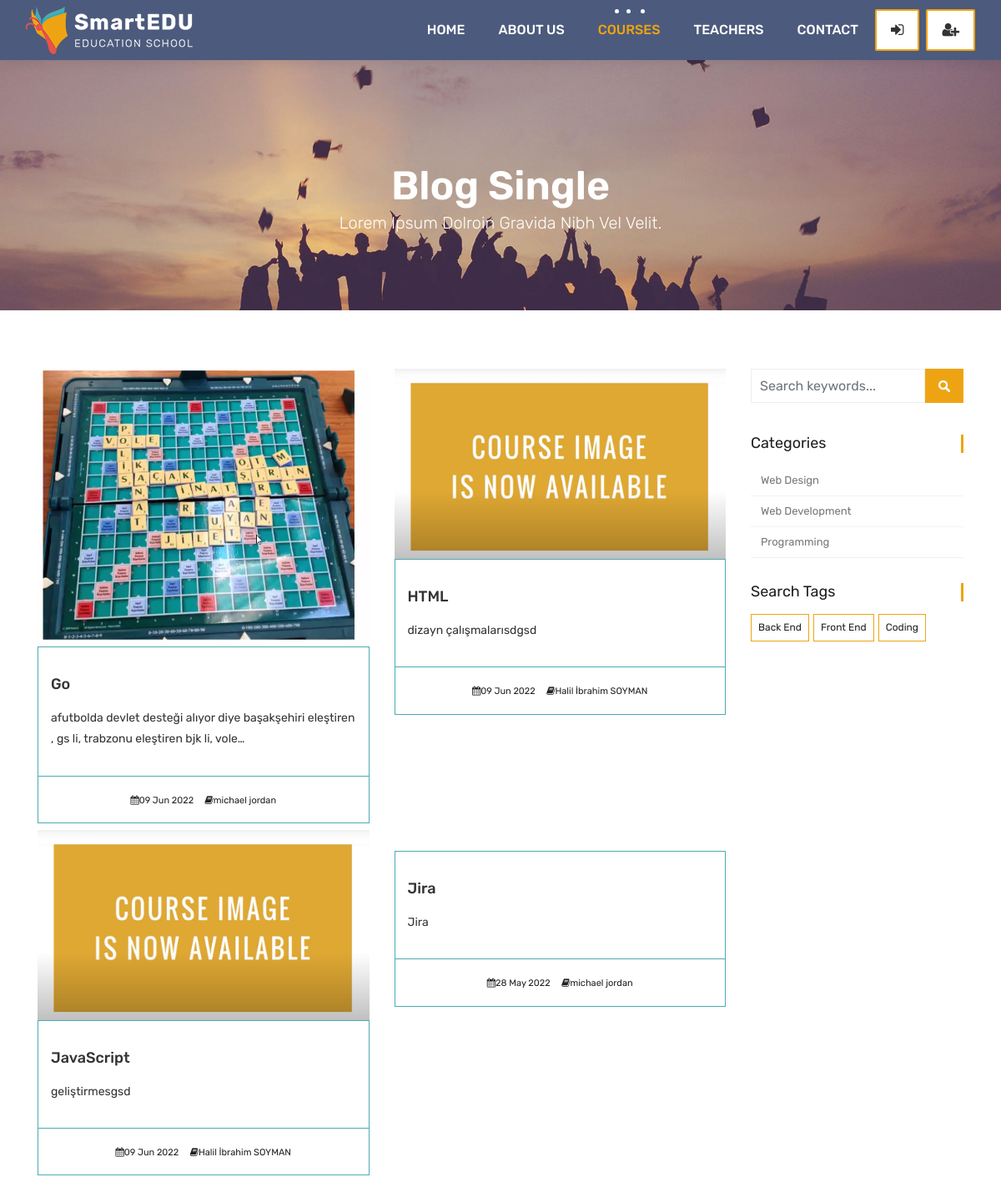
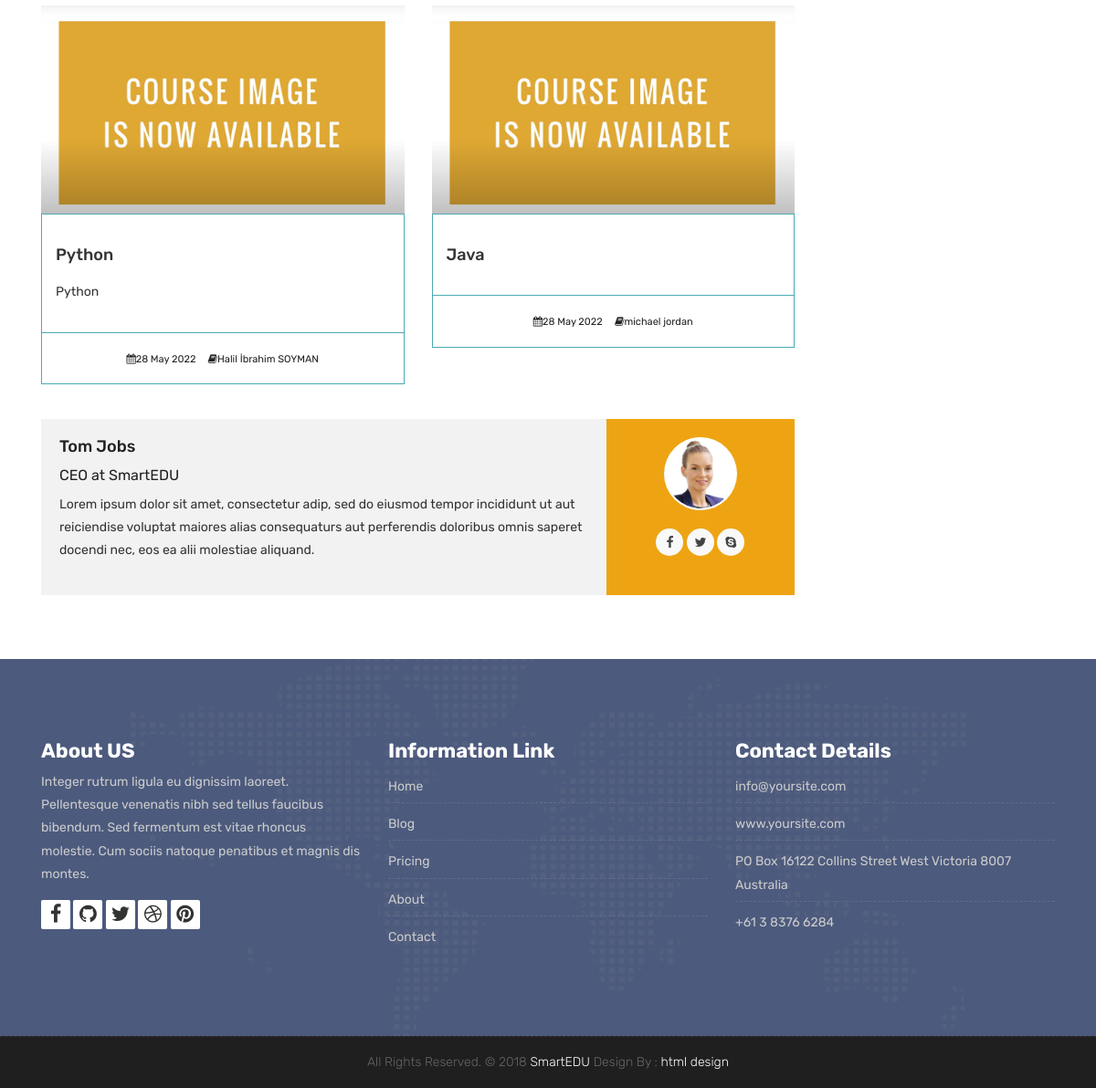
Page /courses/ on the committed database (2 pictures, top to bottom).
### courses/models.py (models this page shows, shortened)
class Course(models.Model):
    teacher = models.ForeignKey(Teacher, null=True, on_delete=models.CASCADE)
    name = models.CharField(max_length=100, unique=True, verbose_name= "Kurs Adı", help_text= "Kurs adını yazınız")
    category = models.ForeignKey(Category, null=True, on_delete=models.DO_NOTHING)
    tags = models.ManyToManyField(Tag, null=True, blank=True)
    students = models.ManyToManyField(User, blank=True, related_name='courses_joined')
    description = models.TextField(blank=True, null=True)
    image = models.ImageField(upload_to= "media/%Y %m %d/", default="media/courseisnot.png")
    date = models.DateTimeField(auto_now=True)
    available = models.BooleanField(default=True)

class Category(models.Model):
    name = models.CharField(max_length=50, null=True)
    slug = models.SlugField(max_length=50, unique=True, null=True)
    def __str__(self):
        return self.name

class Tag(models.Model):
    name = models.CharField(max_length=50, null=True)
    slug = models.SlugField(max_length=50, unique=True, null=True)

### teachers/models.py (models this page shows)
class Teacher(models.Model):
    name = models.CharField(max_length=50)
    title = models.CharField(max_length=50)
    description = models.TextField(blank=True)
    image = models.ImageField(upload_to= "media/%Y %m %d/")
    facebook = models.URLField(max_length=100, blank=True)
    twitter = models.URLField(max_length=100, blank=True)
    linkedin = models.URLField(max_length=100, blank=True)
    youtube = models.URLField(max_length=100, blank=True)
    def __str__(self):
        return self.name

### courses/views.py (the view)
# urls.py: path('', course_list, name = "courses"),
def course_list(request, category_slug=None, tag_slug=None):
    category_page = None
    tag_page = None
    categories = categories = Category.objects.all()
    tags = Tag.objects.all()
    current_user = request.user
    if category_slug != None:
        category_page = get_object_or_404(Category, slug=category_slug)
        courses = Course.objects.filter(available=True, category= category_page)
    elif tag_slug != None:
        tag_page = get_object_or_404(Tag, slug=tag_slug)
        courses = Course.objects.filter(available=True, tags=tag_page)
    else:
        if current_user.is_authenticated:
            enrolled_courses = current_user.courses_joined.all()
            courses = Course.objects.all().order_by('-date')
            for course in enrolled_courses:
                courses = courses.exclude(id = course.id)
        else:
            courses = Course.objects.all().order_by('-date')
    context = {
        'courses': courses,
        'categories': categories,
        'tags':tags
    }
    return render(request, 'courses.html', context)

### templates/courses.html
{% extends 'partials/_base.html' %}
{% load static %}
{% block content %}
	<div class="all-title-box">
		<div class="container text-center">
			<h1>Blog Single<span class="m_1">Lorem Ipsum dolroin gravida nibh vel velit.</span></h1>
		</div>
	</div>
    <div id="overviews" class="section wb">
        <div class="container">
            <div class="row">
                <div class="col-lg-9 blog-post-single">
                    <div class="row">
                        {% for course in courses  %}
                        <div class="col-lg-6 col-md-6 col-12 mb-2">
                            <div class="course-item">
                                <div class="image-blog">
                                    <img src="{{ course.image.url }}" alt="" class="img-fluid">
                                </div>
                                <div class="course-br">
                                    <div class="course-title">
                                        <h2><a href="{% url 'course_detail' course.category.slug course.id %}" title="">{{ course.name }}</a></h2>
                                    </div>
                                    <div class="course-desc">
                                        <p>{{ course.description | truncatechars:100 }}</p>
                                    </div>
                                </div>
                                <div class="course-meta-bot">
                                    <ul>
                                        <li><i class="fa fa-calendar" aria-hidden="true"></i>{{course.date|date:"d M Y"}}</li>
                                        <li><i class="fa fa-book" aria-hidden="true"></i>{{course.teacher}}</li>
                                    </ul>
                                </div>
                            </div>
                        </div>
                        {% endfor %}
                    </div>
					<div class="blog-author">
						<div class="author-bio">
							<h3 class="author_name"><a href="#">Tom Jobs</a></h3>
							<h5>CEO at <a href="#">SmartEDU</a></h5>
							<p class="author_det">
								Lorem ipsum dolor sit amet, consectetur adip, sed do eiusmod tempor incididunt  ut aut reiciendise voluptat maiores alias consequaturs aut perferendis doloribus omnis saperet docendi nec, eos ea alii molestiae aliquand.
							</p>
						</div>
						<div class="author-desc">
							<img src="images/author.jpg" alt="about author">
							<ul class="author-social">
								<li><a href="#"><i class="fa fa-facebook"></i></a></li>
								<li><a href="#"><i class="fa fa-twitter"></i></a></li>
								<li><a href="#"><i class="fa fa-skype"></i></a></li>
							</ul>
						</div>
					</div>
                </div>
				<div class="col-lg-3 col-12 right-single">
					<div class="widget-search">
						<div class="site-search-area">
							<form method="get" id="site-searchform" action="#">
								<div>
									<input class="input-text form-control" name="search-k" id="search-k" placeholder="Search keywords..." type="text">
									<input id="searchsubmit" value="Search" type="submit">
								</div>
							</form>
						</div>
					</div>
					<div class="widget-categories">
						<h3 class="widget-title">Categories</h3>
						<ul>
							{% for category in categories  %}
							<li><a href="{% url 'courses_by_category' category.slug %}">{{ category }}</a></li>
							{% endfor %}
						</ul>
					</div>
					<div class="widget-tags">
						<h3 class="widget-title">Search Tags</h3>
						<ul class="tags">
							{% for tag in tags  %}
							<li><a href="{% url 'courses_by_tag' tag.slug %}">{% if tag.slug in request.path %}<b>{{tag.name}}</b>{% else %}{{tag.name}}{% endif %}
							</a></li>
							{% endfor %}
						</ul>
					</div>
				</div>
            </div>
        </div>
    </div>
    {% endblock content %}

### templates/partials/_base.html (shortened to what this page needs)
{% load static %}
<!DOCTYPE html>
<html lang="en">
    <link rel="stylesheet" href="{% static 'css/bootstrap.min.css' %}">
    <link rel="stylesheet" href="{% static 'style.css' %}">
    <link rel="stylesheet" href="{% static 'css/versions.css' %}">
    <link rel="stylesheet" href="{% static 'css/responsive.css' %}">
    <link rel="stylesheet" href="{% static 'css/custom.css' %}">
</head>
<body class="host_version">
    {% include 'partials/_navbar.html' %}
    {% block content %}
    {% endblock content %}
    {% include 'partials/_footer.html' %}

### templates/partials/_navbar.html (shortened to what this page needs)
{% load static %}
<header class="top-navbar">
    <nav class="navbar navbar-expand-lg navbar-light bg-light">
        <div class="container-fluid">
            <a class="navbar-brand" href="{% url 'index' %}">
                <img src="{% static 'images/logo.png' %}" alt="" />
            </a>
            <div class="collapse navbar-collapse" id="navbars-host">
                <ul class="navbar-nav ml-auto">
                    <li class="nav-item {% if '/' == request.path %} active {% endif %} "><a class="nav-link" href=" {% url 'index' %} ">Home</a></li>
                    <li class="nav-item {% if 'about' in request.path %} active {% endif %}"><a class="nav-link" href="{% url 'about' %}">About Us</a></li>
                    <li class="nav-item {% if 'courses' in request.path %} active {% endif %}"><a class="nav-link" href="{% url 'courses' %}">Courses</a></li>
                    <li class="nav-item {% if 'teachers' in request.path %} active {% endif %}"><a class="nav-link" href="{% url 'teachers' %}">Teachers</a></li>
                    <li class="nav-item {% if 'contact' in request.path %} active {% endif %}"><a class="nav-link" href="{% url 'contact' %}">Contact</a></li>
                </ul>
                <ul class="nav navbar-nav navbar-right">
                    {% if user.is_authenticated %}
                    <li><a class="hover-btn-new log orange mr-2" href="{% url 'dashboard' %}" ><span>{{user.username}}</span></a></li>
                    <li><a class="hover-btn-new log orange" href="javascript:{document.getElementById('logout').submit()}" ><span><i class="fa fa-sign-out"></i></span></a>
                    <form action="{% url 'logout' %}" method="POST" id="logout">
                        {% csrf_token %}
                        <input type="hidden">
                    </form>
                    </li>
                    {% else %}
                    <li><a class="hover-btn-new log orange mr-2" href="{% url 'login' %}" ><span><i class="fa fa-sign-in"></i></span></a></li>
                    <li><a class="hover-btn-new log orange" href="{% url 'register' %}" ><span><i class="fa fa-user-plus"></i></span></a></li>
                    {% endif %}
                </ul>
            </div>
        </div>
    </nav>
</header>

### templates/partials/_footer.html (shortened to what this page needs)
{% load static %}
<footer class="footer">
    <div class="container">
        <div class="row">
            <div class="col-lg-4 col-md-4 col-xs-12">
                <div class="widget clearfix">
                    <div class="widget-title">
                        <h3>About US</h3>
                    </div>
                    <p> Integer rutrum ligula eu dignissim laoreet. Pellentesque venenatis nibh sed tellus faucibus bibendum. Sed fermentum est vitae rhoncus molestie. Cum sociis natoque penatibus et magnis dis montes.</p>
                    <div class="footer-right">
                        <ul class="footer-links-soi">
                            <li><a href="#"><i class="fa fa-facebook"></i></a></li>
                            <li><a href="#"><i class="fa fa-github"></i></a></li>
                            <li><a href="#"><i class="fa fa-twitter"></i></a></li>
                            <li><a href="#"><i class="fa fa-dribbble"></i></a></li>
                            <li><a href="#"><i class="fa fa-pinterest"></i></a></li>
                        </ul>
                    </div>
                </div>
            </div>
            <div class="col-lg-4 col-md-4 col-xs-12">
                <div class="widget clearfix">
                    <div class="widget-title">
                        <h3>Information Link</h3>
                    </div>
                    <ul class="footer-links">
                        <li><a href="#">Home</a></li>
                        <li><a href="#">Blog</a></li>
                        <li><a href="#">Pricing</a></li>
                        <li><a href="#">About</a></li>
                        <li><a href="#">Contact</a></li>
                    </ul>
                </div>
            </div>
            <div class="col-lg-4 col-md-4 col-xs-12">
                <div class="widget clearfix">
                    <div class="widget-title">
                        <h3>Contact Details</h3>
                    </div>
                    <ul class="footer-links">
                        <li><a href="mailto:#">info@yoursite.com</a></li>
                        <li><a href="#">www.yoursite.com</a></li>
                        <li>PO Box 16122 Collins Street West Victoria 8007 Australia</li>
                        <li>+61 3 8376 6284</li>
                    </ul>
                </div>
            </div>
        </div>
    </div>
</footer>
<div class="copyrights">
    <div class="container">
        <div class="footer-distributed">
            <div class="footer-center">
                <p class="footer-company-name">All Rights Reserved. &copy; 2018 <a href="#">SmartEDU</a> Design By : <a href="https://html.design/">html design</a></p>
            </div>
        </div>
    </div>
</div>
</body>
</html>

### rows in the picture
Course: image (picture), name "Go", description "afutbolda devlet desteği alıyor diye başakşehiri eleştiren , gs li, trabzonu eleştiren bjk li, vole…", date "09 Jun 2022", teacher "michael jordan"
Course: image (picture), name "HTML", description "dizayn çalışmalarısdgsd", date "09 Jun 2022", teacher "Halil İbrahim SOYMAN"
Course: image (picture), name "JavaScript", description "geliştirmesgsd", date "09 Jun 2022", teacher "Halil İbrahim SOYMAN"
Course: name "Jira", description "Jira", date "28 May 2022", teacher "michael jordan"
Course: image (picture), name "Python", description "Python", date "28 May 2022", teacher "Halil İbrahim SOYMAN"
Course: image (picture), name "Java", date "28 May 2022", teacher "michael jordan"
Category: name "Web Design"
Category: name "Web Development"
Category: name "Programming"
Tag: name "Back End"
Tag: name "Front End"
Tag: name "Coding"
